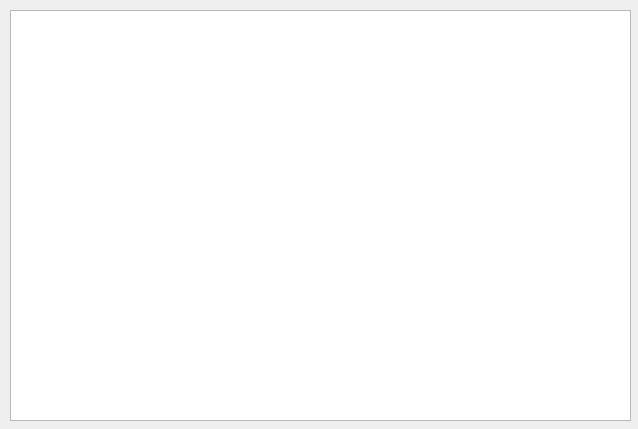
<?xml version="1.0" encoding="UTF-8"?>
<ui version="4.0">
 <class>ModuleDlg</class>
 <widget class="QDialog" name="ModuleDlg">
  <property name="geometry">
   <rect>
    <x>0</x>
    <y>0</y>
    <width>638</width>
    <height>429</height>
   </rect>
  </property>
  <property name="windowTitle">
   <string>ModuleDlg</string>
  </property>
  <widget class="QTableWidget" name="tableWidgetModule">
   <property name="geometry">
    <rect>
     <x>10</x>
     <y>10</y>
     <width>621</width>
     <height>411</height>
    </rect>
   </property>
   <property name="selectionMode">
    <enum>QAbstractItemView::SingleSelection</enum>
   </property>
   <property name="selectionBehavior">
    <enum>QAbstractItemView::SelectRows</enum>
   </property>
   <property name="sortingEnabled">
    <bool>true</bool>
   </property>
   <attribute name="horizontalHeaderHighlightSections">
    <bool>false</bool>
   </attribute>
   <attribute name="verticalHeaderVisible">
    <bool>false</bool>
   </attribute>
  </widget>
 </widget>
 <layoutdefault spacing="6" margin="11"/>
 <resources/>
 <connections/>
 <slots>
  <slot>onTableWidgetCustomContextMenuRequest(QPoint)</slot>
 </slots>
</ui>
